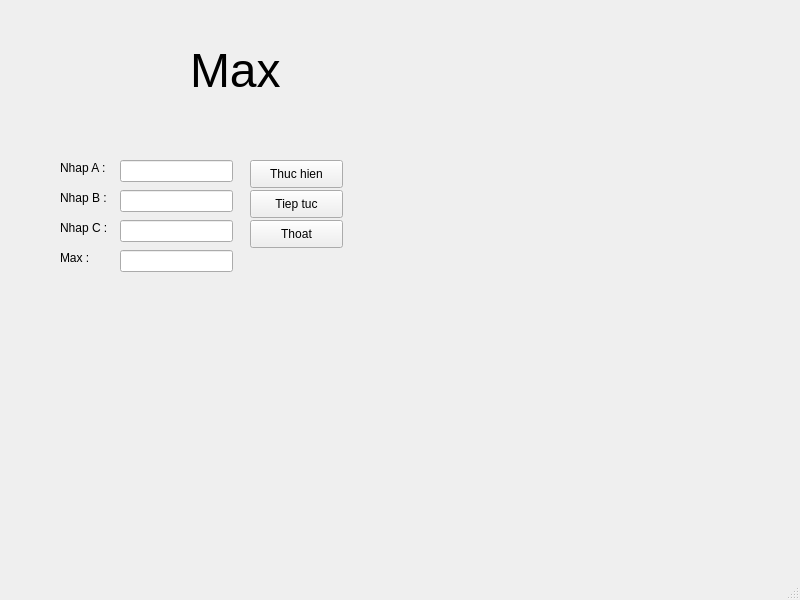
<?xml version="1.0" encoding="UTF-8"?>
<ui version="4.0">
 <class>MainWindow</class>
 <widget class="QMainWindow" name="MainWindow">
  <property name="geometry">
   <rect>
    <x>0</x>
    <y>0</y>
    <width>800</width>
    <height>600</height>
   </rect>
  </property>
  <property name="windowTitle">
   <string>MainWindow</string>
  </property>
  <widget class="QWidget" name="centralwidget">
   <widget class="QLabel" name="label">
    <property name="geometry">
     <rect>
      <x>190</x>
      <y>40</y>
      <width>191</width>
      <height>61</height>
     </rect>
    </property>
    <property name="text">
     <string>&lt;html&gt;&lt;head/&gt;&lt;body&gt;&lt;p&gt;&lt;span style=&quot; font-size:36pt;&quot;&gt;Max&lt;/span&gt;&lt;/p&gt;&lt;/body&gt;&lt;/html&gt;</string>
    </property>
   </widget>
   <widget class="QLabel" name="label_2">
    <property name="geometry">
     <rect>
      <x>60</x>
      <y>160</y>
      <width>55</width>
      <height>16</height>
     </rect>
    </property>
    <property name="text">
     <string>Nhap A :</string>
    </property>
   </widget>
   <widget class="QLabel" name="label_3">
    <property name="geometry">
     <rect>
      <x>60</x>
      <y>190</y>
      <width>55</width>
      <height>16</height>
     </rect>
    </property>
    <property name="text">
     <string>Nhap B :</string>
    </property>
   </widget>
   <widget class="QLabel" name="label_4">
    <property name="geometry">
     <rect>
      <x>60</x>
      <y>220</y>
      <width>55</width>
      <height>16</height>
     </rect>
    </property>
    <property name="text">
     <string>Nhap C :</string>
    </property>
   </widget>
   <widget class="QLineEdit" name="lineEdit_A">
    <property name="geometry">
     <rect>
      <x>120</x>
      <y>160</y>
      <width>113</width>
      <height>22</height>
     </rect>
    </property>
   </widget>
   <widget class="QLineEdit" name="lineEdit_B">
    <property name="geometry">
     <rect>
      <x>120</x>
      <y>190</y>
      <width>113</width>
      <height>22</height>
     </rect>
    </property>
   </widget>
   <widget class="QLineEdit" name="lineEdit_C">
    <property name="geometry">
     <rect>
      <x>120</x>
      <y>220</y>
      <width>113</width>
      <height>22</height>
     </rect>
    </property>
   </widget>
   <widget class="QPushButton" name="pushButton_thucHien">
    <property name="geometry">
     <rect>
      <x>250</x>
      <y>160</y>
      <width>93</width>
      <height>28</height>
     </rect>
    </property>
    <property name="text">
     <string>Thuc hien</string>
    </property>
   </widget>
   <widget class="QPushButton" name="pushButton_tiep">
    <property name="geometry">
     <rect>
      <x>250</x>
      <y>190</y>
      <width>93</width>
      <height>28</height>
     </rect>
    </property>
    <property name="text">
     <string>Tiep tuc</string>
    </property>
   </widget>
   <widget class="QPushButton" name="pushButton_thoat">
    <property name="geometry">
     <rect>
      <x>250</x>
      <y>220</y>
      <width>93</width>
      <height>28</height>
     </rect>
    </property>
    <property name="text">
     <string>Thoat</string>
    </property>
   </widget>
   <widget class="QLineEdit" name="lineEdit_max">
    <property name="geometry">
     <rect>
      <x>120</x>
      <y>250</y>
      <width>113</width>
      <height>22</height>
     </rect>
    </property>
   </widget>
   <widget class="QLabel" name="label_5">
    <property name="geometry">
     <rect>
      <x>60</x>
      <y>250</y>
      <width>55</width>
      <height>16</height>
     </rect>
    </property>
    <property name="text">
     <string>Max :</string>
    </property>
   </widget>
  </widget>
  <widget class="QMenuBar" name="menubar">
   <property name="geometry">
    <rect>
     <x>0</x>
     <y>0</y>
     <width>800</width>
     <height>26</height>
    </rect>
   </property>
  </widget>
  <widget class="QStatusBar" name="statusbar"/>
 </widget>
 <resources/>
 <connections/>
</ui>
